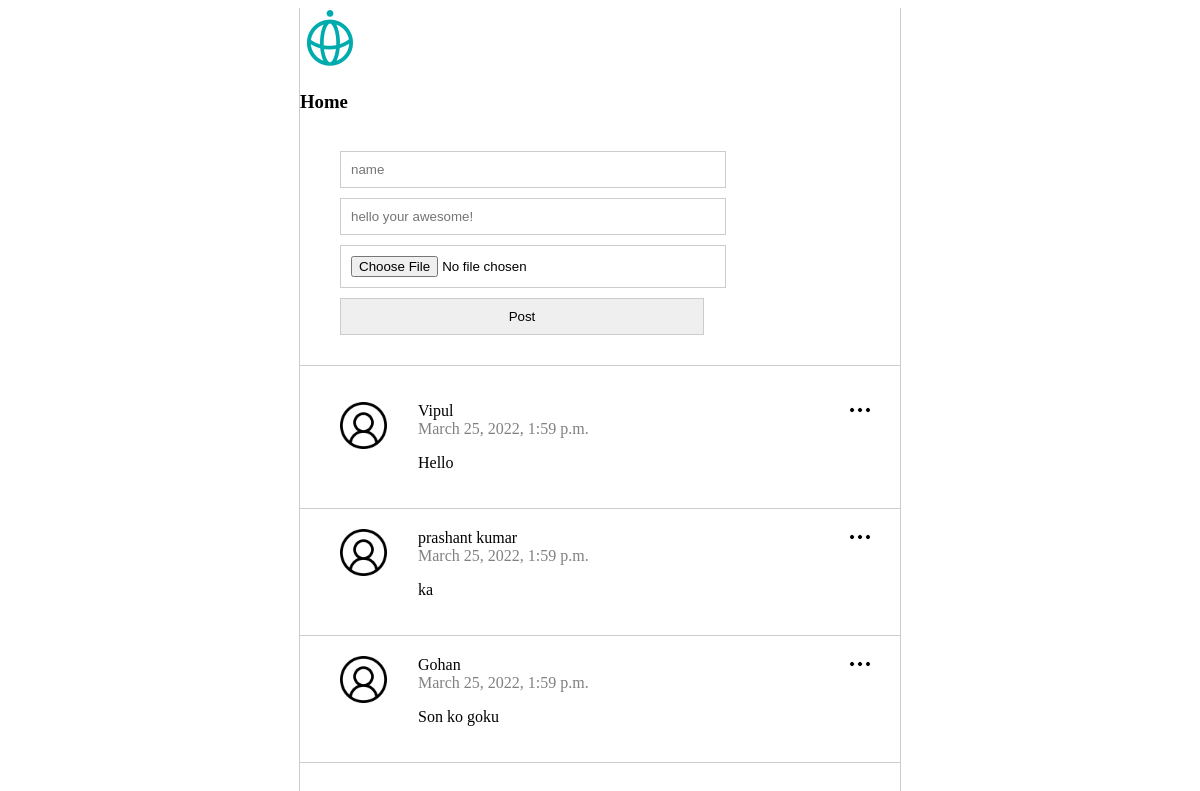
Before: / with the older database file.
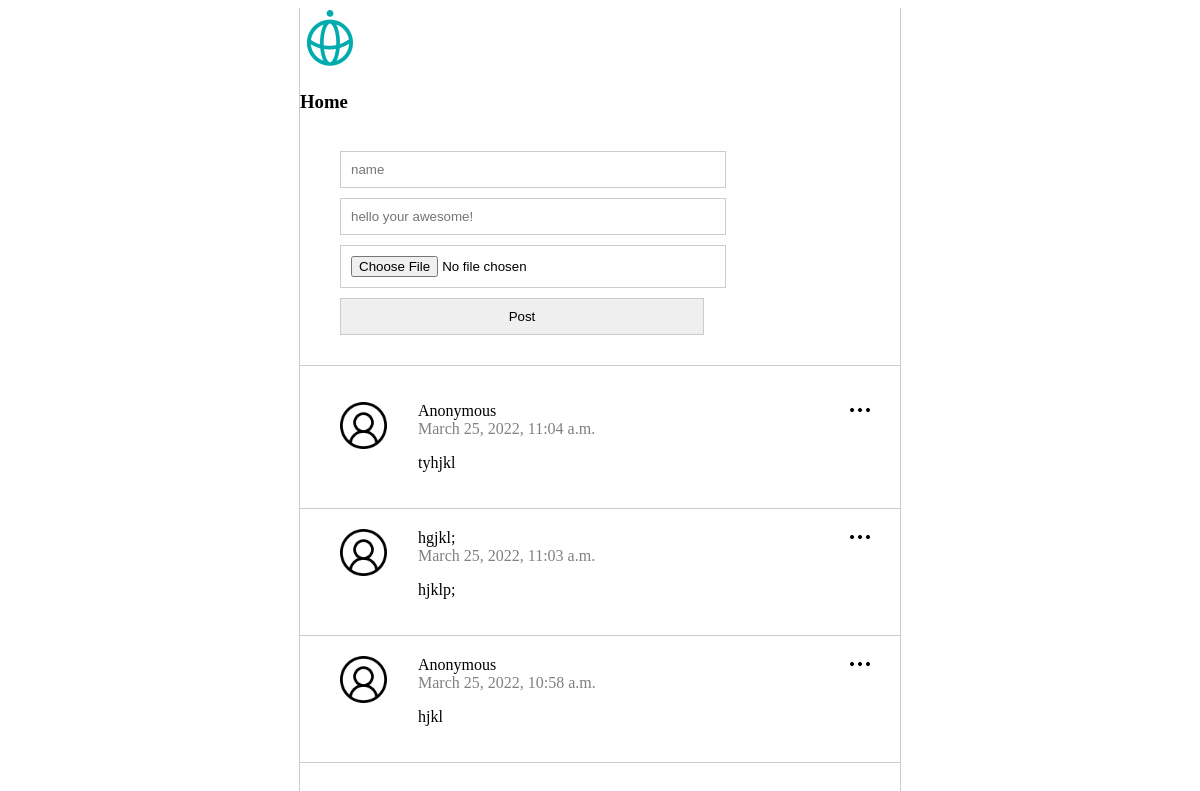
After: the same page with the newer database file.
### posts/models.py (models this page shows)
class Post(models.Model):
    class Meta(object):
        db_table = 'post'
    name = models.CharField(
        'Name',blank = False,null = False, max_length = 14,db_index =True,default = 'Anonymous'
    )
    body = models.CharField(
        'Body', blank = True, max_length = 140, db_index = True
    )
    image = CloudinaryField(
        'image', blank=True, null =True, db_index=True
    )
    created_at = models.DateTimeField(
        'Created Datatime', blank=True, auto_now_add=True
    )

### posts/views.py (the view, shortened to what this page needs)
# urls.py: path('', views.index, name ='index'),
def index(request):
    posts = Post.objects.all().order_by('-created_at')[:20]
    form=PostForm()
    return render(request, 'posts.html',{'posts':posts})

### templates/posts.html (shortened to what this page needs)
{% extends "base.html" %} {% block content %} {% load static %}
<section class="content">
  <div class="header">
    <img
      src="{% static 'img/techis-logo (1).png' %}"
      alt=""
      style="width: 60px"
    />
    <h3>Home</h3>
  </div>
  <section class="post_form">
    <form action="/" method="POST" enctype="multipart/form-data">
      <input type="text" name="name" placeholder="name" required />
      <input name="body" placeholder="hello your awesome!" required />
      <input type="file" name="image" />
      <input type="submit" value="Post" />
    </form>
  </section>
  <section class="posts">
    <ul>
      {% for post in posts %}
      <li>
        <img class="menu_icon js-menu-icon" src="{% static 'img/menu.png' %}" />
        <div class="logo">
          <img src="{% static 'img/profile-user.png' %}" />
        </div>
        <div class="name_body">
          <div class="name">{{ post.name}}</div>
          <div class="datetime">{{ post.created_at }}</div>
          <p>{{ post.body }}</p>
        </div>
      </li>
      {% endfor %}
    </ul>
  </section>
</section>
{% endblock %}

### templates/base.html (shortened to what this page needs)
<!DOCTYPE html>
<html lang="en">
  <head>
    {% load static %}
    <link href="{% static 'css/styles.css' %}" rel="stylesheet" />
  </head>
  <body>
    {% block content %}{{ content }} {% endblock %}
  </body>
</html>

### static/css/styles.css (style rules this page uses)
html, body { height: 100%; }
.content { max-width: 600px; height: 100%; margin: 0 auto; border-left: 1px solid #ccc; border-right: 1px solid #ccc; }
.post_form { padding: 20px 40px; border-bottom: 1px solid #ccc; }
.post_form input { width: 70%; margin-bottom: 10px; padding: 10px; border: 1px solid #ccc; }
.posts ul { padding: 0; }
.posts li { position: relative; display: flex; border-bottom: 1px solid #ccc; padding: 20px 40px; list-style: none; }
.posts li .menu_icon { width: 20px; position: absolute; right: 30px; top: 18px; }
.posts li .logo { flex-basis: 15%; }
.posts li .logo img { width: 60%; }
.posts li .name_body { flex-basis: 85%; }
.posts li .name_body .datetime { color: gray; }

Changed rows visible on the page:
removed Post: name "Vipul", created_at "March 25, 2022, 1:59 p.m.", body "Hello"
removed Post: name "prashant kumar", created_at "March 25, 2022, 1:59 p.m.", body "ka"
removed Post: name "Gohan", created_at "March 25, 2022, 1:59 p.m.", body "Son ko goku"
added Post: name "Anonymous", created_at "March 25, 2022, 11:04 a.m.", body "tyhjkl"
added Post: name "hgjkl;", created_at "March 25, 2022, 11:03 a.m.", body "hjklp;"
added Post: name "Anonymous", created_at "March 25, 2022, 10:58 a.m.", body "hjkl"
